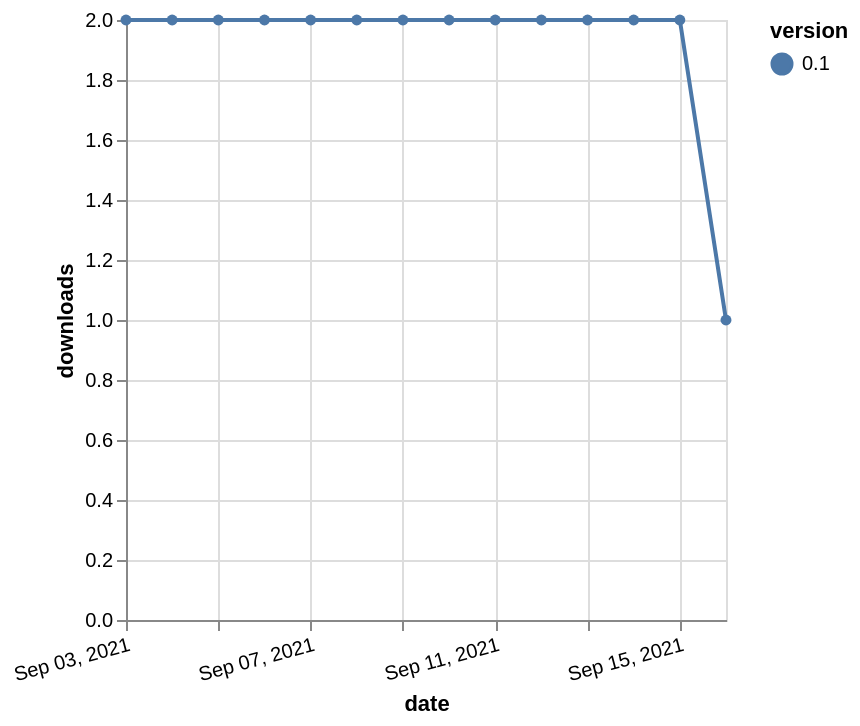

Specify this chart in Vega-Lite:
### Vega-Lite specification from a JSON file in a GitHub repository (floating-point values rounded to 4 significant figures)
{"$schema": "https://vega.github.io/schema/vega-lite/v5.json", "description": "A simple bar chart with embedded data.", "data": {"values": [{"date": "2021-09-03", "total": 2593, "delta": 2, "version": "0.1"}, {"date": "2021-09-04", "total": 2595, "delta": 2, "version": "0.1"}, {"date": "2021-09-05", "total": 2597, "delta": 2, "version": "0.1"}, {"date": "2021-09-06", "total": 2599, "delta": 2, "version": "0.1"}, {"date": "2021-09-07", "total": 2601, "delta": 2, "version": "0.1"}, {"date": "2021-09-08", "total": 2603, "delta": 2, "version": "0.1"}, {"date": "2021-09-09", "total": 2605, "delta": 2, "version": "0.1"}, {"date": "2021-09-10", "total": 2607, "delta": 2, "version": "0.1"}, {"date": "2021-09-11", "total": 2609, "delta": 2, "version": "0.1"}, {"date": "2021-09-12", "total": 2611, "delta": 2, "version": "0.1"}, {"date": "2021-09-13", "total": 2613, "delta": 2, "version": "0.1"}, {"date": "2021-09-14", "total": 2615, "delta": 2, "version": "0.1"}, {"date": "2021-09-15", "total": 2617, "delta": 2, "version": "0.1"}, {"date": "2021-09-16", "total": 2618, "delta": 1, "version": "0.1"}]}, "width": "container", "mark": {"type": "line", "point": {"filled": true}}, "encoding": {"x": {"field": "date", "type": "temporal", "timeUnit": "yearmonthdate", "title": "date", "axis": {"labelAngle": -15}}, "y": {"field": "delta", "type": "quantitative", "title": "downloads"}, "color": {"field": "version", "type": "nominal"}, "tooltip": {"field": "delta"}}}
